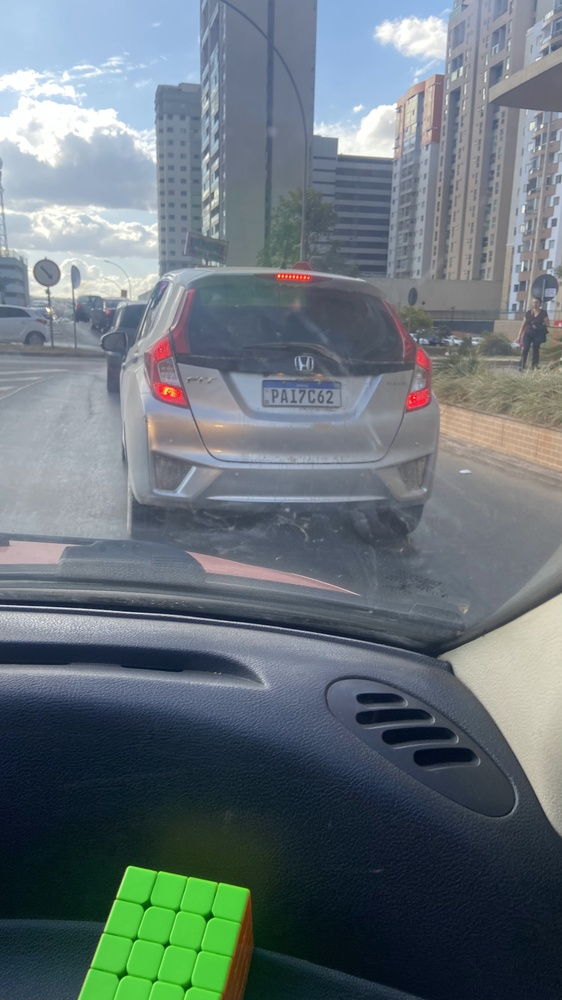
#> input picture placa1.jpg, 562 x 1000 px, shrunk from 2268 x 4032 before the run
$ python main.py   (older library calls are emulated)
#> lines starting #> are read from the running program, lines starting #| are printed output that depends on the picture; after the words box and inside, x2 and y2 are one past the last pixel; in counts of white or black regions, pixels touching at a corner belong together; long printed decimals are rounded

import cv2
import pytesseract
import numpy as np
from skimage.segmentation import clear_border
import re

imagem = cv2.imread("placa1.jpg")
#> imagem is the input picture: shape (1000, 562, 3); mean B, G, R 121.2, 115.5, 103.3


imagem_gray = cv2.cvtColor(imagem, cv2.COLOR_BGR2GRAY)
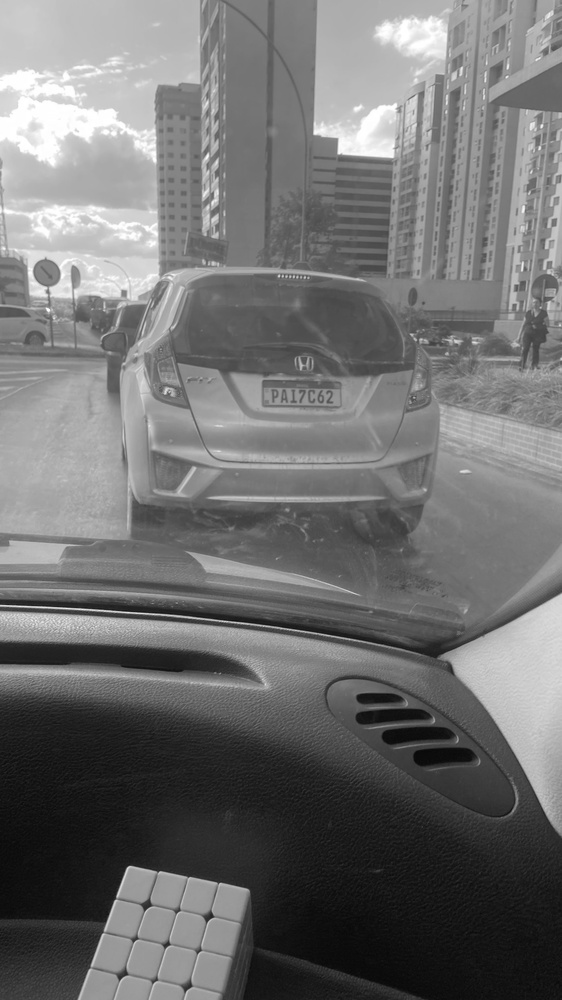
#> imagem_gray: shape (1000, 562); min 7, max 255, mean 112.5

kernel_retangular = cv2.getStructuringElement(cv2.MORPH_RECT, (40, 13))
chapeu_preto = cv2.morphologyEx(imagem_gray, cv2.MORPH_BLACKHAT, kernel_retangular)

sobel_x = cv2.Sobel(chapeu_preto, ddepth=cv2.CV_32F, dx=1, dy=0, ksize=1)
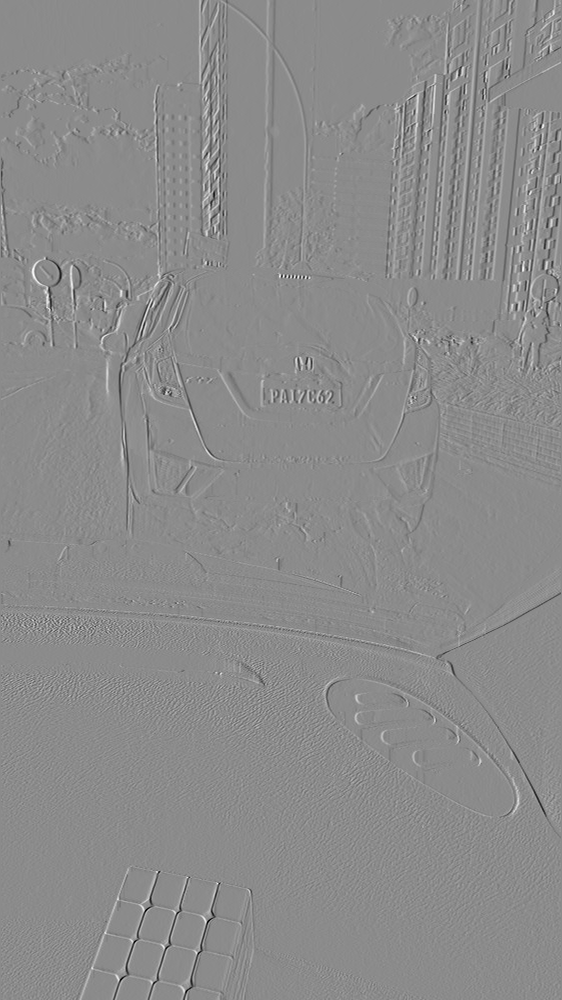
#> sobel_x: shape (1000, 562) float32; min -140, max 116, mean 0; drawn with min black and max white
sobel_x = np.absolute(sobel_x)
sobel_x = sobel_x.astype("uint8")

sobel_x = cv2.GaussianBlur(sobel_x, (5, 5), 0)
sobel_x = cv2.morphologyEx(sobel_x, cv2.MORPH_CLOSE, kernel_retangular)
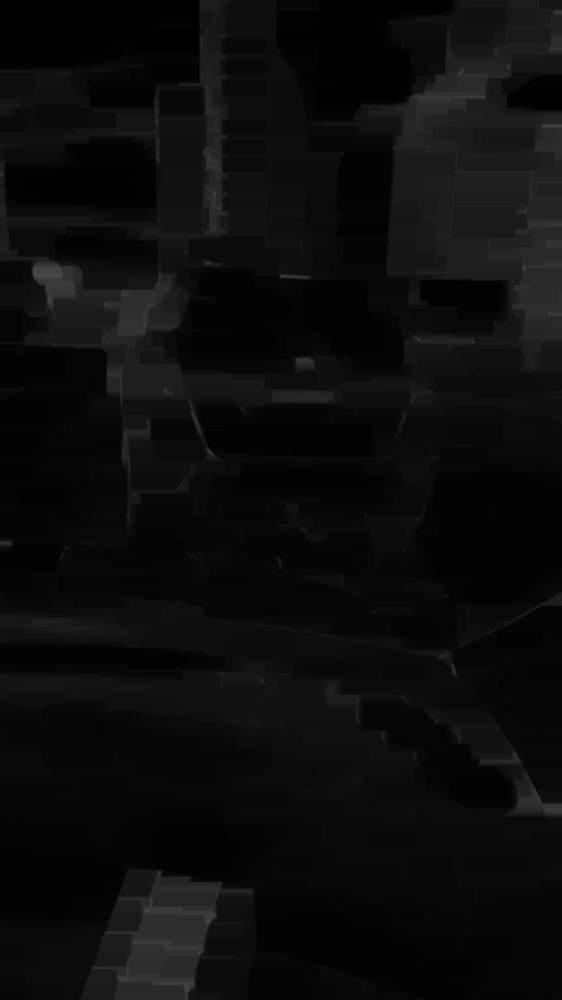
#> sobel_x: shape (1000, 562); min 1, max 74, mean 11.7

_, limiarizacao = cv2.threshold(sobel_x, 0, 255, cv2.THRESH_BINARY + cv2.THRESH_OTSU)
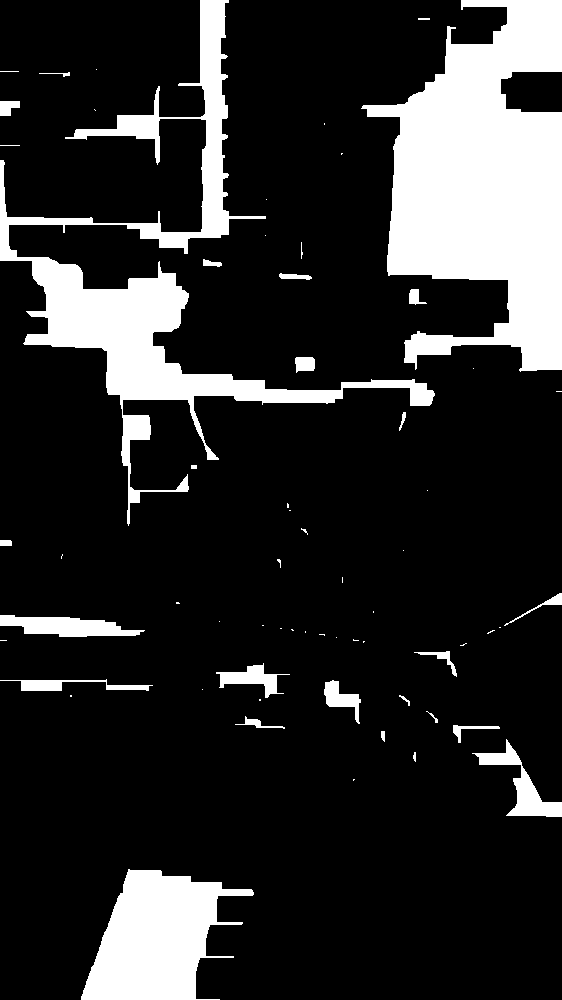
#> limiarizacao: shape (1000, 562); 17% white; 64 white regions (36 under 20 px), largest, box (x1, y1, x2, y2) and area: (361, 0, 562, 372) 44745, (0, 0, 435, 526) 28726, (81, 869, 254, 1000) 13443

kernel_quadrado = cv2.getStructuringElement(cv2.MORPH_RECT, (3, 3))
limiarizacao = cv2.erode(limiarizacao, kernel_quadrado, iterations=2)
#> limiarizacao: shape (1000, 562); 14.3% white; 29 white regions (6 under 20 px), largest, box (x1, y1, x2, y2) and area: (369, 0, 562, 369) 42204, (27, 259, 341, 403) 14098, (83, 872, 251, 1000) 12311
limiarizacao = cv2.dilate(limiarizacao, kernel_quadrado, iterations=2)
#> limiarizacao: shape (1000, 562); 16.5% white; 28 white regions, largest, box (x1, y1, x2, y2) and area: (367, 0, 562, 371) 44622, (25, 257, 343, 405) 16314, (81, 870, 253, 1000) 13281

fechamento = cv2.morphologyEx(imagem_gray, cv2.MORPH_CLOSE, kernel_quadrado)
_, mascara = cv2.threshold(fechamento, 0, 255, cv2.THRESH_BINARY + cv2.THRESH_OTSU)
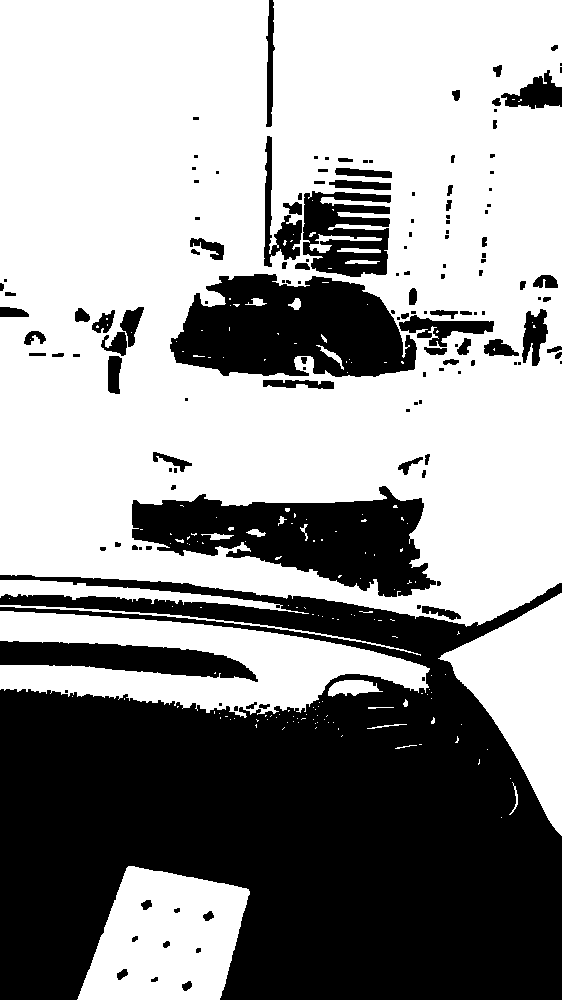
#> mascara: shape (1000, 562); 59.9% white; 146 black regions (64 under 20 px), largest, box (x1, y1, x2, y2) and area: (0, 575, 562, 1000) 163258, (170, 274, 417, 377) 18509, (132, 486, 436, 597) 18391

limiarizacao = cv2.bitwise_and(limiarizacao, limiarizacao, mask=mascara)
#> limiarizacao: shape (1000, 562); 15.1% white; 47 white regions (20 under 20 px), largest, box (x1, y1, x2, y2) and area: (367, 0, 562, 371) 41771, (30, 257, 343, 405) 14409, (81, 870, 250, 1000) 12810
limiarizacao = cv2.dilate(limiarizacao, kernel_quadrado, iterations=2)
#> limiarizacao: shape (1000, 562); 18% white; 32 white regions, largest, box (x1, y1, x2, y2) and area: (365, 0, 562, 373) 46074, (23, 255, 436, 408) 19240, (79, 868, 252, 1000) 14184
limiarizacao = cv2.erode(limiarizacao, kernel_quadrado)
#> limiarizacao: shape (1000, 562); 16.7% white; 35 white regions (4 under 20 px), largest, box (x1, y1, x2, y2) and area: (366, 0, 562, 372) 44369, (29, 256, 435, 407) 17473, (80, 869, 251, 1000) 13611

limiarizacao = clear_border(limiarizacao)
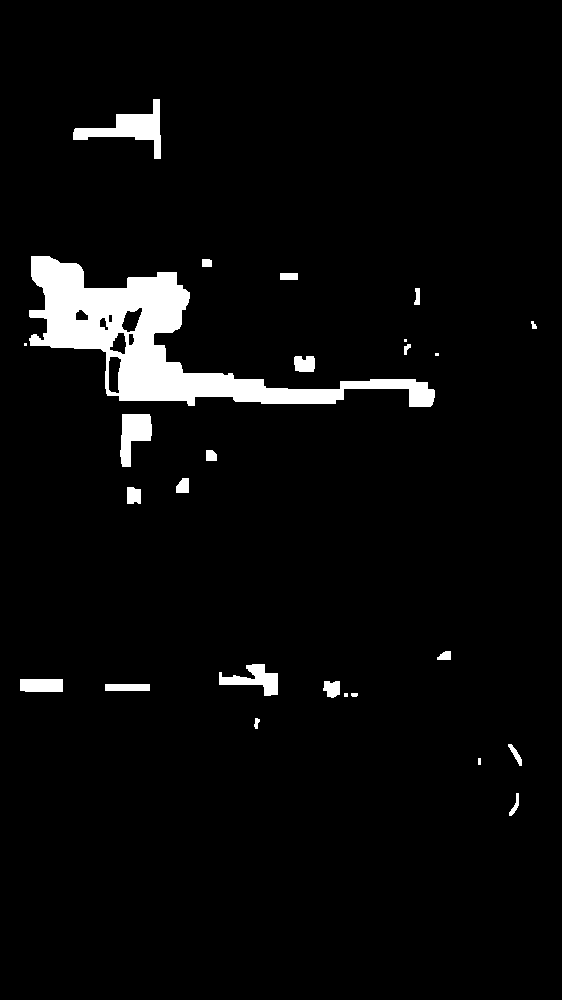
#> limiarizacao: shape (1000, 562); 4.2% white; 26 white regions (4 under 20 px)

contornos, hierarquia = cv2.findContours(
    limiarizacao, cv2.RETR_TREE, cv2.CHAIN_APPROX_SIMPLE
)
#> contornos = 33 contours, 6 with area under 20; largest, box (x1, y1, x2, y2) and area: (29, 256, 435, 407) 17898, (73, 99, 161, 159) 1611, (120, 414, 152, 467) 983, (219, 664, 278, 696) 787, (20, 679, 63, 692) 500
contornos = sorted(contornos, key=cv2.contourArea, reverse=True)[:10]
#> contornos = 10 contours; largest, box (x1, y1, x2, y2) and area: (29, 256, 435, 407) 17898, (73, 99, 161, 159) 1611, (120, 414, 152, 467) 983, (219, 664, 278, 696) 787, (20, 679, 63, 692) 500
bordas = cv2.Canny(imagem_gray, 100, 300)
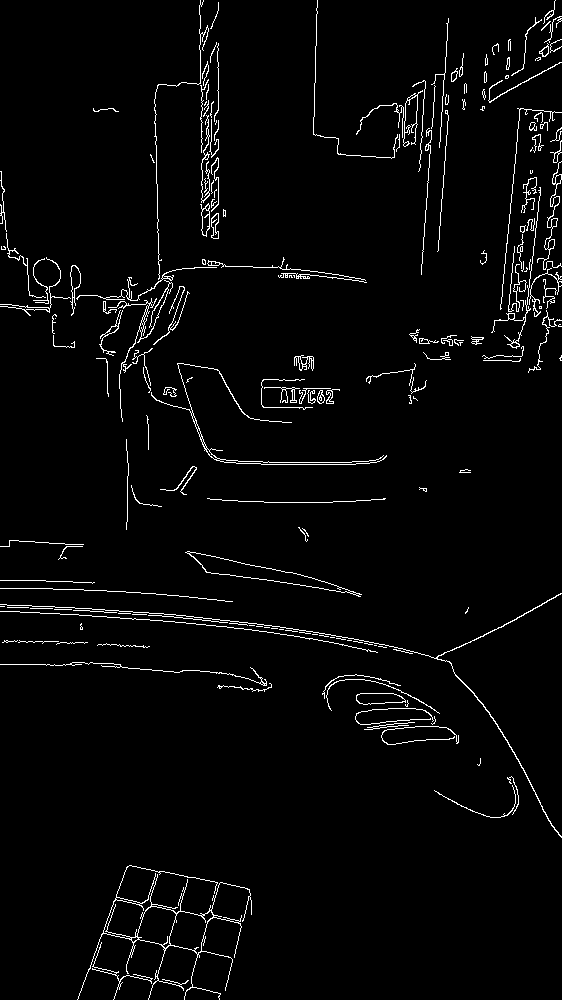
#> bordas: shape (1000, 562); 2.9% white in thin lines or dots
cv2.imshow("Canny", bordas)
for contorno in contornos:
    x, y, w, h = cv2.boundingRect(contorno)
    proporcao = float(w) / h
    print(proporcao)
    if proporcao >= 4 and proporcao <= 5:
        placa = imagem[y : y + h, x : x + w]
        placa_gray = cv2.cvtColor(placa, cv2.COLOR_BGR2GRAY)
        valor, regiao_interesse = cv2.threshold(
            placa_gray, 0, 255, cv2.THRESH_BINARY | cv2.THRESH_OTSU
        )
        regiao_interesse = cv2.morphologyEx(
            regiao_interesse,
            cv2.MORPH_BLACKHAT,
            kernel_retangular,
        )
        regiao_interesse = clear_border(regiao_interesse)
        cv2.imshow("Placa", placa_gray)
        cv2.waitKey(0)
        cv2.imshow("Região de Interesse", regiao_interesse)

        config_tesseract = "--tessdata-dir tessdata "
        texto = pytesseract.image_to_string(
            regiao_interesse, lang="por", config=config_tesseract
        )
        print(texto)
        texto_extraido = re.search("\w{3}\d{1}\w{1}\d{2}", texto)
        print(texto_extraido)
#> this loop made 10 passes
#> (x, y, w, h, proporcao) on passes 1, 2, 3, 4, 5, 6, 7, 8, 10: (29, 256, 406, 151, 2.69), (73, 99, 88, 60, 1.47), (120, 414, 32, 53, 0.604), (219, 664, 59, 32, 1.84), (20, 679, 43, 13, 3.31), (108, 356, 14, 38, 0.368), (121, 307, 22, 26, 0.846), (294, 356, 21, 16, 1.31), (109, 332, 18, 23, 0.783)
#> (contorno, x, y, w, h, proporcao) on pass 9: ([[105, 684], [105, 690], [149, 690], [149, 684]], 105, 684, 45, 7, 6.43)
#| 2.689
#| 1.467
#| 0.6038
#| 1.844
#| 3.308
#| 0.3684
#| 0.8462
#| 1.3125
#> (further printed lines are left out)
